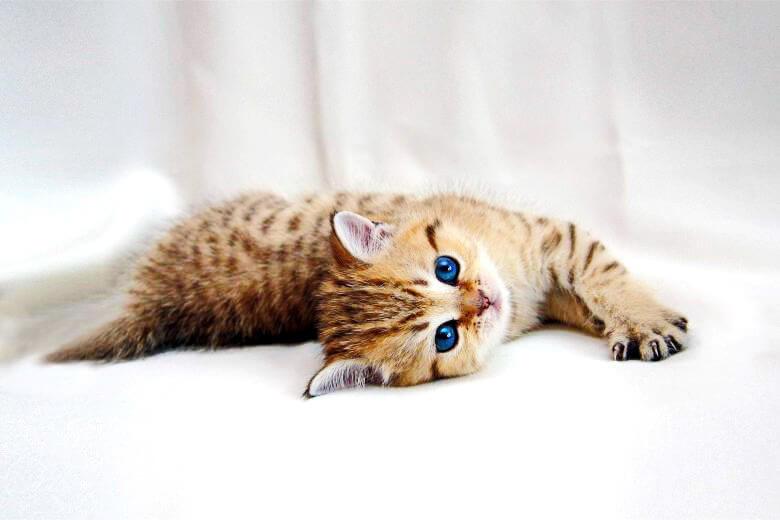
#> input picture Llamame-Gatito.jpg, 780 x 520 px
$ python rotacion.py
#> lines starting #> are read from the running program, lines starting #| are printed output that depends on the picture
import cv2

img = cv2.imread('Llamame-Gatito.jpg', 0)
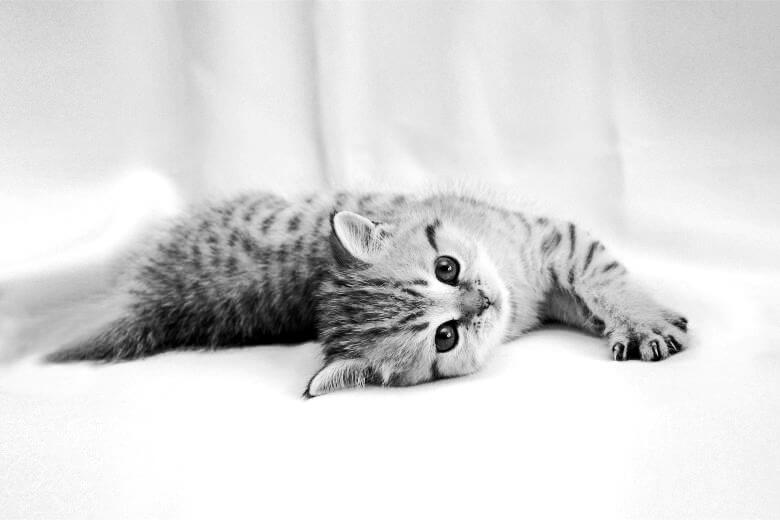
#> img: shape (520, 780); min 0, max 255, mean 217.9
rows, cols = img.shape
#> rows = 520; cols = 780

M = cv2.getRotationMatrix2D((cols/2, rows/2), 45, 1)
dst = cv2.warpAffine(img, M, (cols, rows))
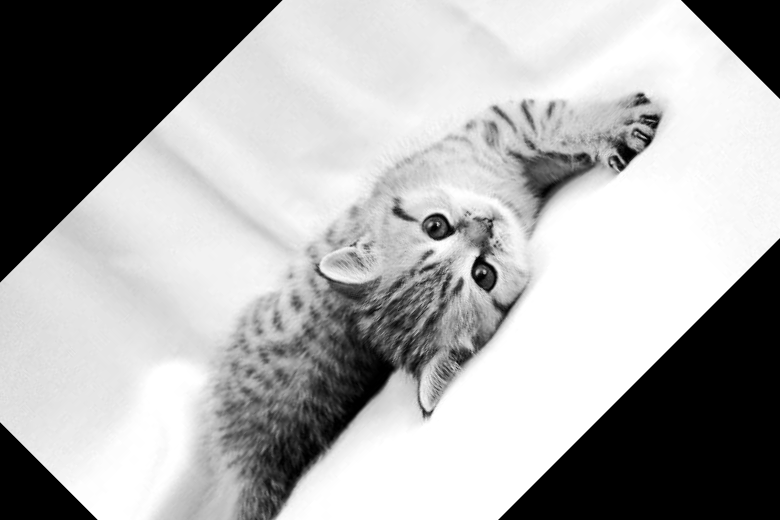
#> dst: shape (520, 780); min 0, max 255, mean 167.4
concatenated_img = cv2.hconcat([img, dst])
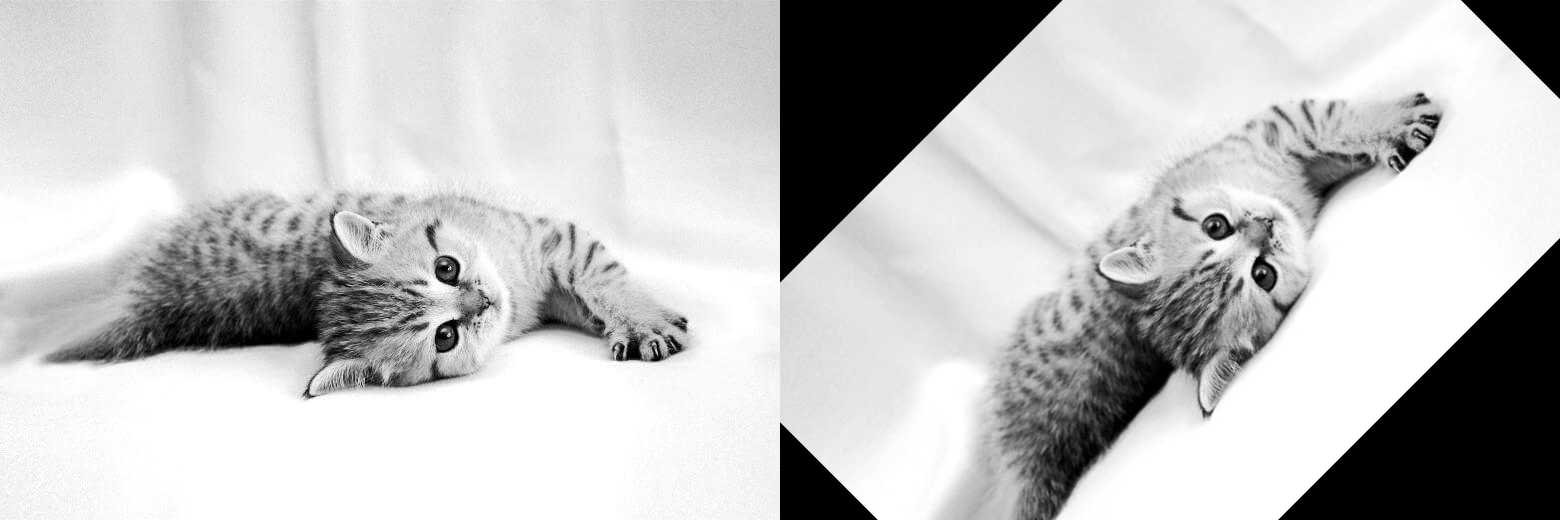
#> concatenated_img: shape (520, 1560); min 0, max 255, mean 192.6

cv2.imshow('Original vs Rotada', concatenated_img)
cv2.waitKey(0)
cv2.destroyAllWindows()
